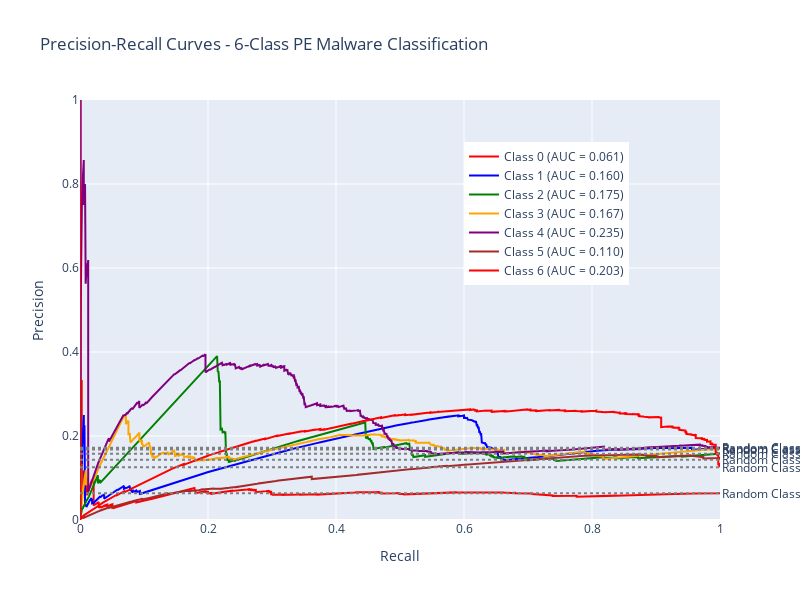

Notebook code for this chart:
### Code cell
# 4. Precision-Recall Curves
fig_pr = go.Figure()

# Plot PR curve for each class
for i in range(num_classes):
    fig_pr.add_trace(go.Scatter(
        x=recall[i], 
        y=precision[i],
        mode='lines',
        name=f'Class {i} (AUC = {pr_auc[i]:.3f})',
        line=dict(color=colors[i % len(colors)], width=2)
    ))

# Add baseline (random classifier for balanced dataset)
baseline = y_test_binarized.sum(axis=0) / len(y_test_binarized)
for i in range(num_classes):
    fig_pr.add_hline(
        y=baseline[i], 
        line_dash="dot", 
        line_color="gray",
        annotation_text=f"Random Class {i}",
        annotation_position="right"
    )

fig_pr.update_layout(
    title='Precision-Recall Curves - 6-Class PE Malware Classification',
    xaxis_title='Recall',
    yaxis_title='Precision',
    width=800,
    height=600,
    legend=dict(x=0.6, y=0.9)
)

fig_pr.update_xaxes(range=[0, 1])
fig_pr.update_yaxes(range=[0, 1])

fig_pr.show()

# Calculate and display average PR-AUC
avg_pr_auc = np.mean([pr_auc[i] for i in range(num_classes)])
print(f"Average PR-AUC Score: {avg_pr_auc:.4f}")
print("Individual PR-AUC Scores:")
for i in range(num_classes):
    print(f"  Class {i}: {pr_auc[i]:.4f}")

### Figure 1 — Plotly figure (JSON) as saved in the notebook; plotly's stock layout.template omitted (floating-point values rounded to 4 significant figures; data arrays with more than 128 entries replaced by an {"elided": "..."} marker saying what was removed)
{"data": [{"line": {"color": "red", "width": 2}, "mode": "lines", "name": "Class 0 (AUC = 0.061)", "type": "scatter", "x": {"elided": "4636 float values"}, "y": {"elided": "4636 float values"}}, {"line": {"color": "blue", "width": 2}, "mode": "lines", "name": "Class 1 (AUC = 0.160)", "type": "scatter", "x": {"elided": "4641 float values"}, "y": {"elided": "4641 float values"}}, {"line": {"color": "green", "width": 2}, "mode": "lines", "name": "Class 2 (AUC = 0.175)", "type": "scatter", "x": {"elided": "4612 float values"}, "y": {"elided": "4612 float values"}}, {"line": {"color": "orange", "width": 2}, "mode": "lines", "name": "Class 3 (AUC = 0.167)", "type": "scatter", "x": {"elided": "4628 float values"}, "y": {"elided": "4628 float values"}}, {"line": {"color": "purple", "width": 2}, "mode": "lines", "name": "Class 4 (AUC = 0.235)", "type": "scatter", "x": {"elided": "4597 float values"}, "y": {"elided": "4597 float values"}}, {"line": {"color": "brown", "width": 2}, "mode": "lines", "name": "Class 5 (AUC = 0.110)", "type": "scatter", "x": {"elided": "4659 float values"}, "y": {"elided": "4659 float values"}}, {"line": {"color": "red", "width": 2}, "mode": "lines", "name": "Class 6 (AUC = 0.203)", "type": "scatter", "x": {"elided": "4660 float values"}, "y": {"elided": "4660 float values"}}], "layout": {"annotations": [{"showarrow": false, "text": "Random Class 0", "x": 1, "xanchor": "left", "xref": "x domain", "y": 0.06356, "yanchor": "middle", "yref": "y"}, {"showarrow": false, "text": "Random Class 1", "x": 1, "xanchor": "left", "xref": "x domain", "y": 0.1703, "yanchor": "middle", "yref": "y"}, {"showarrow": false, "text": "Random Class 2", "x": 1, "xanchor": "left", "xref": "x domain", "y": 0.1575, "yanchor": "middle", "yref": "y"}, {"showarrow": false, "text": "Random Class 3", "x": 1, "xanchor": "left", "xref": "x domain", "y": 0.168, "yanchor": "middle", "yref": "y"}, {"showarrow": false, "text": "Random Class 4", "x": 1, "xanchor": "left", "xref": "x domain", "y": 0.172, "yanchor": "middle", "yref": "y"}, {"showarrow": false, "text": "Random Class 5", "x": 1, "xanchor": "left", "xref": "x domain", "y": 0.1432, "yanchor": "middle", "yref": "y"}, {"showarrow": false, "text": "Random Class 6", "x": 1, "xanchor": "left", "xref": "x domain", "y": 0.1254, "yanchor": "middle", "yref": "y"}], "height": 600, "legend": {"x": 0.6, "y": 0.9}, "shapes": [{"line": {"color": "gray", "dash": "dot"}, "type": "line", "x0": 0, "x1": 1, "xref": "x domain", "y0": 0.06356, "y1": 0.06356, "yref": "y"}, {"line": {"color": "gray", "dash": "dot"}, "type": "line", "x0": 0, "x1": 1, "xref": "x domain", "y0": 0.1703, "y1": 0.1703, "yref": "y"}, {"line": {"color": "gray", "dash": "dot"}, "type": "line", "x0": 0, "x1": 1, "xref": "x domain", "y0": 0.1575, "y1": 0.1575, "yref": "y"}, {"line": {"color": "gray", "dash": "dot"}, "type": "line", "x0": 0, "x1": 1, "xref": "x domain", "y0": 0.168, "y1": 0.168, "yref": "y"}, {"line": {"color": "gray", "dash": "dot"}, "type": "line", "x0": 0, "x1": 1, "xref": "x domain", "y0": 0.172, "y1": 0.172, "yref": "y"}, {"line": {"color": "gray", "dash": "dot"}, "type": "line", "x0": 0, "x1": 1, "xref": "x domain", "y0": 0.1432, "y1": 0.1432, "yref": "y"}, {"line": {"color": "gray", "dash": "dot"}, "type": "line", "x0": 0, "x1": 1, "xref": "x domain", "y0": 0.1254, "y1": 0.1254, "yref": "y"}], "title": {"text": "Precision-Recall Curves - 6-Class PE Malware Classification"}, "width": 800, "xaxis": {"range": [0, 1], "title": {"text": "Recall"}}, "yaxis": {"range": [0, 1], "title": {"text": "Precision"}}}}
